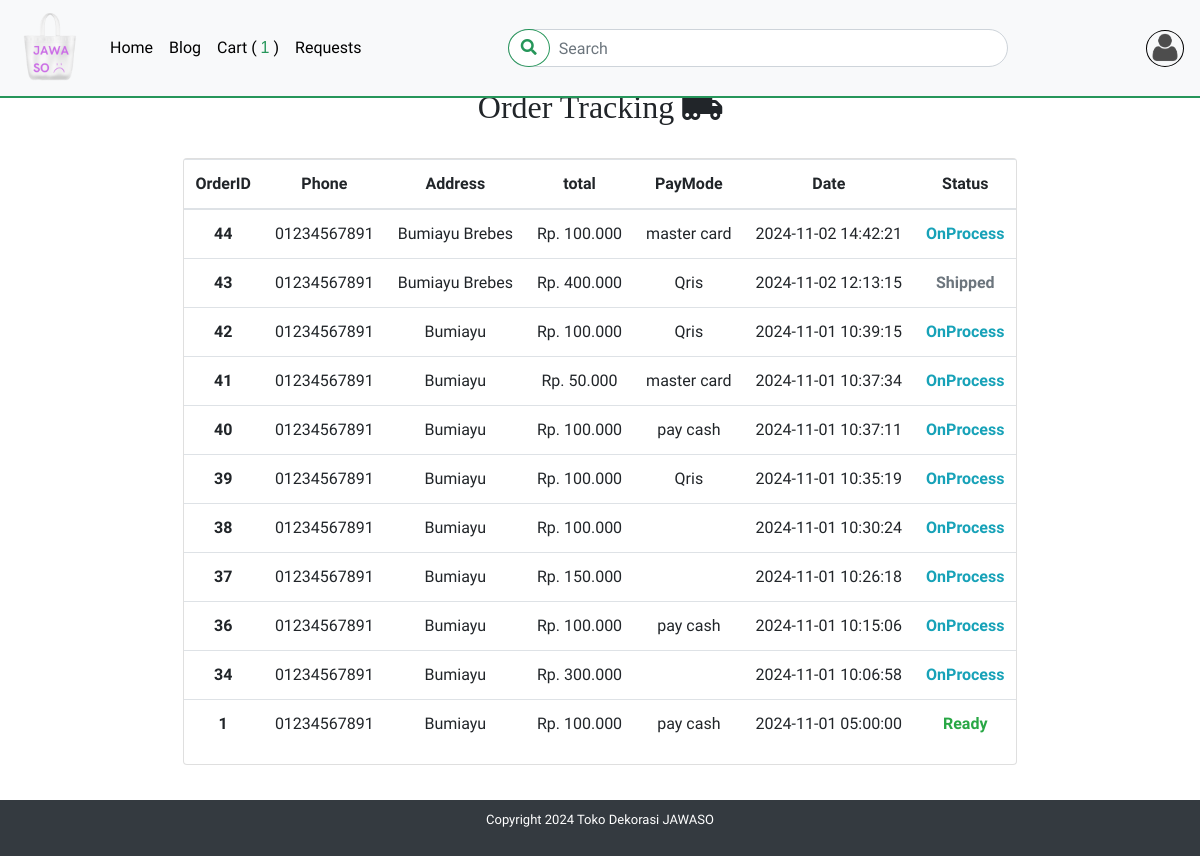
/customer_requests/customer_requests.php (signed in), run on the app's committed database.
### tables this page shows
CREATE TABLE `customers` (
  `id` int(11) NOT NULL,
  `name` varchar(20) NOT NULL,
  `email` varchar(50) NOT NULL,
  `password` varchar(12) NOT NULL,
  `phone` varchar(12) NOT NULL,
  `address` varchar(256) NOT NULL,
  `image_user` text DEFAULT 'pp.png',
  `tgl_lahir` date DEFAULT NULL
);

CREATE TABLE `order_manager` (
  `order_Id` int(11) NOT NULL,
  `name_customer` varchar(20) NOT NULL,
  `phone_customer` varchar(11) NOT NULL,
  `address_customer` varchar(20) NOT NULL,
  `sumTotal` int(11) NOT NULL,
  `payment_method` enum('pay cash','Qris','master card') NOT NULL DEFAULT 'pay cash',
  `order_status` enum('OnProcess','Ready','Shipping','Shipped') NOT NULL DEFAULT 'OnProcess',
  `order_date` timestamp NOT NULL DEFAULT current_timestamp() ON UPDATE current_timestamp()
);

### init.php (called while the page is built)
<?php
$root_path = "/serkom";

### customer_requests/customer_requests.php (the view, shortened to what this page needs)
<?php
include_once  "../init.php";
include "../genral/functions.php";
include "../shared/header.php";
 include "../shared/nav.php";
    if(isset($_SESSION['customerName'])){
    $User = $_SESSION['customerName'];
    $slecet = "SELECT * FROM `order_manager` WHERE name_customer = '$User' ORDER BY order_manager.order_Id DESC";
  $s = mysqli_query($connectSQL ,$slecet );
  $numRow = mysqli_num_rows($s);
}
?>
<div class="cart pt-5">
<div class="container text-center">
<h2 class="text-center py-3 mt-4">Order Tracking <i class="fas fa-truck-moving"></i></h2>
<?php if($numRow > 0): ?>
<div class="row mt-3">
  <div class="card m-auto">
  <table class="table">
  <thead>
    <tr>
    <th scope="col">OrderID</th>
      <th scope="col">Phone</th>
      <th scope="col">Address</th>
      <th scope="col">total</th>
      <th scope="col">PayMode</th>
      <th scope="col">Date</th>
      <th scope="col">Status</th>
    </tr>
  </thead>
  <tbody>
  <?php foreach($s as $data){ ?>
    <tr>
      <th scope="row"><?php echo $data['order_Id']; ?></th>
      <td><?php echo $data['phone_customer'] ;?></td>
      <td><?php echo $data['address_customer'] ;?></td>
      <td>Rp. <?php echo number_format($data['sumTotal'], 0, ',', '.') ;?></td>
      <td><?php echo $data['payment_method'] ;?></td>
      <td><?php echo $data['order_date'] ;?></td>
      <?php if($data['order_status'] == "OnProcess"): ?>
      <td class="text-info font-weight-bold"><?php echo $data['order_status'] ;?>
      <?php elseif($data['order_status'] == "Ready"): ?>
        <td class="text-success font-weight-bold"><?php echo $data['order_status'] ;?>
      <?php elseif($data['order_status'] == "Shipping"): ?>
        <td class="text-warning font-weight-bold"><?php echo $data['order_status'] ;?>
      <?php elseif($data['order_status'] == "Shipped"): ?>
        <td class="text-muted font-weight-bold"><?php echo $data['order_status'] ;?>
        <?php endif; ?>
    </tr>
    <?php } ?>
  </tbody>
</table>
</div>
</div>
<?php else: ?>
  <div class="col-md-6 mx-auto text-center">
    <a href="<?php echo $root_path ?>/index.php" class="btn btn-warning">Shopping</a>
  </div>
<?php endif; ?>
</div>
</div>
<?php include "../shared/footer.php" ?>

### shared/nav.php (shortened to what this page needs)
<?php
$host = "localhost";
$user = "root";
$password= "";
$dbName = "jawaso";
$connectSQL = mysqli_connect($host , $user , $password , $dbName);
if(isset($_SESSION['id'])){
$ccId = $_SESSION['id'];
$slecetOrder = "SELECT * FROM `orders` JOIN `product` , `customers` WHERE customers.id = $ccId AND orders.productId = product.id AND customerId = customers.id";
$sc = mysqli_query($connectSQL ,$slecetOrder);
$numRowOrder = mysqli_num_rows($sc);
}
if(isset($_SESSION['id'])){
$cId = $_SESSION['id'];
$slecetCstum = "SELECT * FROM `customers` WHERE customers.id = $cId ";
$sCstum= mysqli_query($connectSQL ,$slecetCstum);
$rowCstum = mysqli_fetch_assoc($sCstum);
    $image = $rowCstum['image_user'];
}
?>
<nav class="navbar navbar-expand-lg navbar-dark bg-light fixed-top" style="border-bottom: 2px solid #26965A;">
  <a class="navbar-brand" href="<?php echo $root_path ?>/index.php"><img src="<?php echo $root_path ?>/image/p1.png" style="width: 70px;" alt=""></a>
  <div class="collapse navbar-collapse" id="navbarSupportedContent">
    <ul class="navbar-nav mr-auto">
      <li class="nav-item active">
        <a class="nav-link" href="<?php echo $root_path ?>/index.php" style="color: black;" >Home<span class="sr-only">(current)</span></a>
      </li>
      <li class="nav-item">
        <a class="nav-link" href="<?php echo $root_path ?>/blog/blog.php" style="color: black;" >Blog</a>
      </li>
      <?php if(isset($_SESSION['customer'] )) :?>
      <li class="nav-item">
        <a class="nav-link" href="<?php echo $root_path ?>/order/cart.php" style="color: black;" >Cart
        ( <span class='count_cart' style="color: #26965A;"> <?php echo $numRowOrder ;?></span> )</a>
      </li>
      <li class="nav-item">
        <a class="nav-link" href="<?php echo $root_path ?>/customer_requests/customer_requests.php" style="color:black;" >requests</a>
      </li>
      <?php endif; ?>
    </ul>
    <div class="box_srarch">
    <form class="form-inline my-2 my-lg-0"  autocomplete="off" method="GET">
      <input id="search_text" name="search_term" class="form-control w-100" type="text" placeholder="Search" aria-label="Search" style="border-radius: 50px;" >
      <button name="search" class="btn btn-outline-primary my-2 my-sm-0" type="submit" style="border-radius: 50%; border: 1px solid #26965A; color: #26965A; background-color: transparent; transition: background-color 0.3s, color 0.3s, border-color 0.3s;" onmouseover="this.style.backgroundColor='#26965A'; this.style.color='#fff'; this.style.borderColor='#fff';" onmouseout="this.style.backgroundColor='transparent'; this.style.color='#26965A'; this.style.borderColor='#26965A';">
        <i class="fas fa-search"></i>
      </button>
    </form>
      </div>
    <?php if(isset($_SESSION['customer'] )) :?>
      <div class="form-inline my-2 my-lg-0 ml-auto dropdown ">
        <a href="#" role="button" id="dropdownMenuLink" data-toggle="dropdown" aria-expanded="false" style="border: 1px solid black; border-radius: 50%;" >
          <img class='img-logo' src="<?php echo $root_path ?>/user/upload_user_image/<?php echo $image ?>" alt=""></a>
      </div>
    <?php endif; ?>
  </div>
</nav>

### css/main.css (style rules this page uses)
body { font-family: 'Oswald', sans-serif; font-family: 'Playfair Display', serif; font-family: 'Roboto Condensed', sans-serif; }
h1,h2,h3,h4,button { font-family: 'Oswald', sans-serif; font-family: 'Playfair Display', serif; }
.navbar,.landing { text-transform: capitalize; }
.count_cart { color: #ffc107; font-family: 'Trebuchet MS', 'Lucida Sans Unicode', 'Lucida Grande', 'Lucida Sans', Arial, sans-serif; }
.img-logo { height: 35px; border-radius: 50%; }
.box_srarch .form-inline { position: relative; }
.box_srarch .form-inline input { padding-left: 50px; }
.box_srarch .form-inline button { position: absolute; left: 0; }
.cart { min-height: 100vh; }
.cart td { vertical-align: inherit; }

### data on the page
customers: image_user (picture)
order_manager: order_Id "44", phone_customer "01234567891", address_customer "Bumiayu Brebes", sumTotal "100.000", payment_method "master card", order_date "2024-11-02 14:42:21", order_status "OnProcess"
order_manager: order_Id "43", phone_customer "01234567891", address_customer "Bumiayu Brebes", sumTotal "400.000", payment_method "Qris", order_date "2024-11-02 12:13:15", order_status "Shipped"
order_manager: order_Id "42", phone_customer "01234567891", address_customer "Bumiayu", sumTotal "100.000", payment_method "Qris", order_date "2024-11-01 10:39:15", order_status "OnProcess"
order_manager: order_Id "41", phone_customer "01234567891", address_customer "Bumiayu", sumTotal "50.000", payment_method "master card", order_date "2024-11-01 10:37:34", order_status "OnProcess"
order_manager: order_Id "40", phone_customer "01234567891", address_customer "Bumiayu", sumTotal "100.000", payment_method "pay cash", order_date "2024-11-01 10:37:11", order_status "OnProcess"
order_manager: order_Id "39", phone_customer "01234567891", address_customer "Bumiayu", sumTotal "100.000", payment_method "Qris", order_date "2024-11-01 10:35:19", order_status "OnProcess"
order_manager: order_Id "38", phone_customer "01234567891", address_customer "Bumiayu", sumTotal "100.000", order_date "2024-11-01 10:30:24", order_status "OnProcess"
order_manager: order_Id "37", phone_customer "01234567891", address_customer "Bumiayu", sumTotal "150.000", order_date "2024-11-01 10:26:18", order_status "OnProcess"
order_manager: order_Id "36", phone_customer "01234567891", address_customer "Bumiayu", sumTotal "100.000", payment_method "pay cash", order_date "2024-11-01 10:15:06", order_status "OnProcess"
order_manager: order_Id "34", phone_customer "01234567891", address_customer "Bumiayu", sumTotal "300.000", order_date "2024-11-01 10:06:58", order_status "OnProcess"
order_manager: order_Id "1", phone_customer "01234567891", address_customer "Bumiayu", sumTotal "100.000", payment_method "pay cash", order_date "2024-11-01 05:00:00", order_status "Ready"

### other printed values
$numRowOrder "1"
